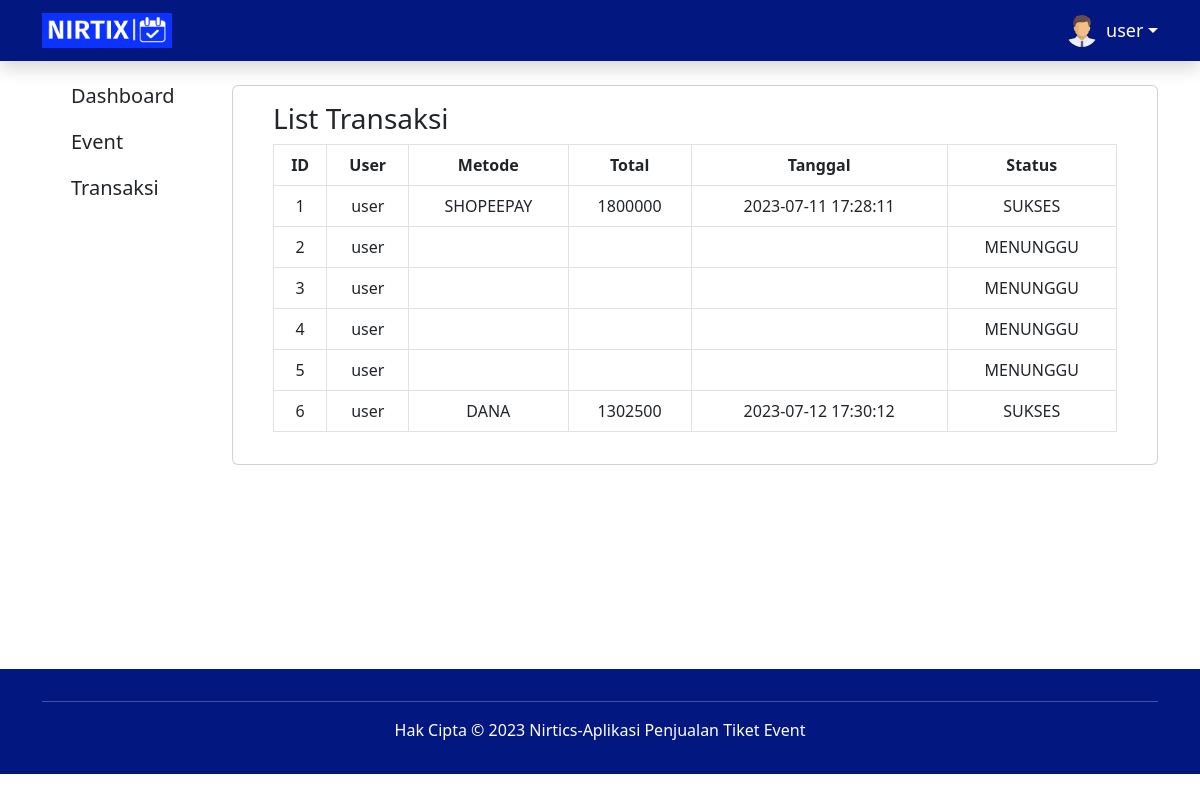
Page /admin/transaksi.php (signed in) on the committed database.
### tables this page shows
CREATE TABLE `user` (
  `id_user` int(5) NOT NULL,
  `fullname` varchar(100) NOT NULL,
  `username` varchar(100) NOT NULL,
  `email` varchar(100) NOT NULL,
  `no_hp` varchar(15) DEFAULT NULL,
  `foto` varchar(100) DEFAULT 'default.png',
  `password` varchar(100) NOT NULL,
  `date_join` datetime DEFAULT NULL,
  `level` enum('admin','user') DEFAULT NULL
);

CREATE TABLE `transaksi` (
  `id_transaksi` int(5) NOT NULL,
  `id_user` int(5) DEFAULT NULL,
  `id_metode` int(5) DEFAULT NULL,
  `tanggal` datetime DEFAULT NULL,
  `total` decimal(12,0) DEFAULT NULL,
  `status` enum('SUKSES','MENUNGGU','GAGAL') DEFAULT NULL
);

CREATE TABLE `metode_pembayaran` (
  `id_metode` int(5) NOT NULL,
  `nama` varchar(100) NOT NULL,
  `biaya` decimal(10,0) NOT NULL
);

### admin/transaksi.php (the view, shortened to what this page needs)
<?php
$id = $_SESSION['id'];
if (!empty($_SESSION['status'])) {
    include "layout/header.php";
?>
    <main>
        <div class="container" style="min-height: 76vh;">
            <div class="row" text-center mb-3>
                <?php include "sidebar.php" ?>
                <div class="col-lg-10 mt-4">
                    <?php
                    include "../lib/koneksi.php";
                    $sql = "SELECT * FROM transaksi left join user using(id_user) left join metode_pembayaran using(id_metode);";
                    $result = mysqli_query($link, $sql);
                    ?>
                    <div class="container">
                        <div class="row">
                            <div class="card">
                                <div class="card-body">
                                    <div class="container">
                                        <div class="row">
                                            <h3>List Transaksi</h3>
                                            <div class="col">
                                                <table class="table table-bordered">
                                                    <thead>
                                                        <tr class="text-center">
                                                            <th>ID</th>
                                                            <th>User</th>
                                                            <th>Metode</th>
                                                            <th>Total</th>
                                                            <th>Tanggal</th>
                                                            <th>Status</th>
                                                        </tr>
                                                    </thead>
                                                    <tbody>
                                                        <?php while ($row = mysqli_fetch_assoc($result)) { ?>
                                                            <tr class="text-center">
                                                                <td><?php echo $row['id_transaksi']; ?></td>
                                                                <td><?php echo $row['username']; ?></td>
                                                                <td><?php echo $row['nama']; ?></td>
                                                                <td><?php echo $row['total']; ?></td>
                                                                <td><?php echo $row['tanggal']; ?></td>
                                                                <td class="text-center"><?php echo $row['status'] ?></td>
                                                            </tr>
                                                        <?php } ?>
                                                    </tbody>
                                                </table>
                                            </div>
                                        </div>
                                    </div>
                                </div>
                            </div>
                        </div>
                    </div>
                </div>
            </div>
        </div>
    </main>
<?php
    include "layout/footer.php";
} else {
    header('Location: ../login.php');
}
?>

### admin/layout/header.php (shortened to what this page needs)
<!DOCTYPE html>
<html lang="en">
<head>
    <link rel="stylesheet" href="layout/stylesheet.css" type="text/css" />
    <link rel="stylesheet" link href="https://cdn.jsdelivr.net/npm/bootstrap@5.3.0/dist/css/bootstrap.min.css">
    <link rel="stylesheet" href="https://cdnjs.cloudflare.com/ajax/libs/font-awesome/6.4.0/css/all.min.css">
</head>
<body>
    <header>
        <?php include "../lib/koneksi.php";
        $query = mysqli_query($link, "SELECT * FROM user where id_user = '$id'");
        $data = mysqli_fetch_assoc($query);
        ?>
        <nav class="navbar navbar-expand-lg navbar-dark shadow">
            <div class="container">
                <a class="navbar-brand col-ms-3" href="dashboard.php">
                    <img src="../assets/logo.png" width="130" height="35">
                </a>
                <div class="collapse navbar-collapse justify-content-end" id="navbarNav">
                    <ul class="navbar-nav">
                        <li class="nav-item my-auto">
                            <div class="dropdown">
                                <a href="#" class="d-flex align-items-center text-white text-decoration-none dropdown-toggle" id="avatar" data-bs-toggle="dropdown" aria-expanded="false">
                                    <img src="../assets/default.png" alt="" width="32" height="32" class="rounded-circle me-2">
                                    <?php echo $data['fullname'] ?>
                                </a>
                            </div>
                        </li>
                    </ul>
                </div>
            </div>
        </nav>
    </header>

### admin/layout/stylesheet.css (style rules this page uses)
.navbar { background-color: #021780; font-size: large; font-weight: 400; }
.navbar .nav-item { padding-left: 1rem; }

### admin/layout/header.php (style rules this page uses)
body { font-family: 'Segoe UI', sans-serif; }

### rows in the picture
user: fullname "user"
transaksi: id_transaksi "1", id_user.username "user", id_metode.nama "SHOPEEPAY", total "1800000", tanggal "2023-07-11 17:28:11", status "SUKSES"
transaksi: id_transaksi "2", id_user.username "user", status "MENUNGGU"
transaksi: id_transaksi "3", id_user.username "user", status "MENUNGGU"
transaksi: id_transaksi "4", id_user.username "user", status "MENUNGGU"
transaksi: id_transaksi "5", id_user.username "user", status "MENUNGGU"
transaksi: id_transaksi "6", id_user.username "user", id_metode.nama "DANA", total "1302500", tanggal "2023-07-12 17:30:12", status "SUKSES"
